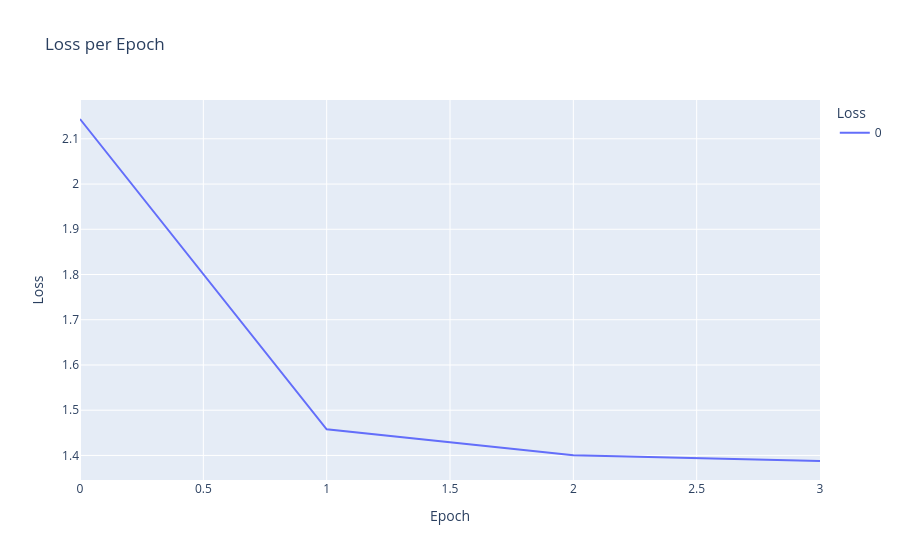

Source (notebook cell):
### Code cell
# Epoch	Training Loss	Validation Loss	Model Preparation Time
# 1	No log	1.457739	0.002600
# 2	No log	1.400394	0.002600
# 3	No log	1.387698	0.002600
loss = [2.143805 ,1.457739, 1.400394, 1.387698]

fig = px.line(loss, range_x=(0,3), title="Loss per Epoch")
fig.update_xaxes(title="Epoch")
fig.update_yaxes(title="Loss")
fig.update_legends(title="Loss")
fig.show()

### Figure 1 — Plotly figure (JSON) as saved in the notebook; plotly's stock layout.template omitted (floating-point values rounded to 4 significant figures)
{"data": [{"hovertemplate": "variable=0<br>index=%{x}<br>value=%{y}<extra></extra>", "legendgroup": "0", "line": {"color": "#636efa", "dash": "solid"}, "marker": {"symbol": "circle"}, "mode": "lines", "name": "0", "orientation": "v", "showlegend": true, "type": "scatter", "x": [0, 1, 2, 3], "xaxis": "x", "y": [2.144, 1.458, 1.4, 1.388], "yaxis": "y"}], "layout": {"legend": {"title": {"text": "Loss"}, "tracegroupgap": 0}, "title": {"text": "Loss per Epoch"}, "xaxis": {"anchor": "y", "domain": [0, 1], "range": [0, 3], "title": {"text": "Epoch"}}, "yaxis": {"anchor": "x", "domain": [0, 1], "title": {"text": "Loss"}}}}
